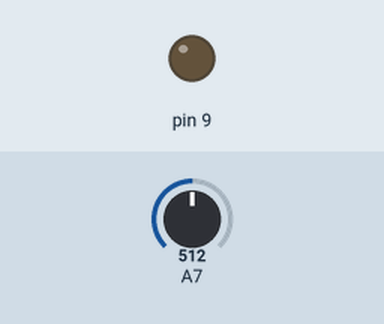
The sketch below on a simulated Arduino Pro Mini, built with avr-gcc and run on an emulated ATmega328P. Shown: output pins drawn as LEDs (lit = HIGH). Inputs (shaded band) come from the test bench; at power-on: A7 = 512.

Above: at 0.1 s.
At 2.2 s:
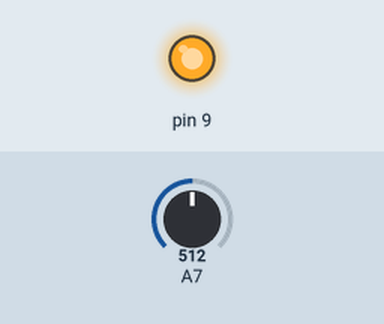
Timing chart, 0 to 3.7 s (numbered marks = the images above):
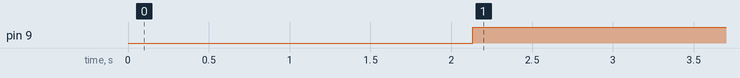

Measured:
- by itself, pin 9: LOW → HIGH at 2.1 s

The sketch:

Soracle_collector.ino
```cpp
// GETFREQ can tell us real-time delay to send POST by (GETFREQ * (LOOPFREQ + {function getVolt's operating time})) ms
#define LOOPFREQ 10
#define GETFREQ 60

double lowBattV = 6.15;
int lowBattCnt = 0;
#define LOWBATTLIMMIT 5

String serialStr = "";
double battV = 0;
int cnt = 0;

void setup(){
  Serial.begin(4800); // arduino pro mini's bug (it means 9600bps)

  pinMode(9, OUTPUT);
  digitalWrite(9, LOW);
}

void loop(){
  serialStr = Serial.readStringUntil('\r');
  battV = getVolt();

  if(serialStr != ""){
    if(serialStr.indexOf("shutdown") == 0){
      digitalWrite(9, HIGH);
    }
  }

  if(battV < LOWBATTLIMMIT){
    digitalWrite(9, HIGH);
  }

  if(cnt < GETFREQ){
    cnt += 1;
  }else{
    Serial.println("powerV " + String(battV));
    cnt = 0;
  }

  delay(LOOPFREQ);
}
```

getVolt.ino
```cpp
// you can know operating time by (SUPPLYER_RESULT_FREQ * SUPPLYER_GET_FREQ) ms
#define SUPPLYER_RESULT_FREQ 1000
#define SUPPLYER_GET_FREQ 1 //ms

float volt;
float voltRatio = 3.28 / 1024;
float sumVolt;

float preVolt = 3.15;

float getVolt(){
  int c = 0;
  while(c < SUPPLYER_RESULT_FREQ){
    sumVolt += analogRead(7) * voltRatio;
    c++;
    delay(SUPPLYER_GET_FREQ);
  }
  volt = sumVolt / SUPPLYER_RESULT_FREQ * 2;
  sumVolt = 0;

  return volt;
}
```
